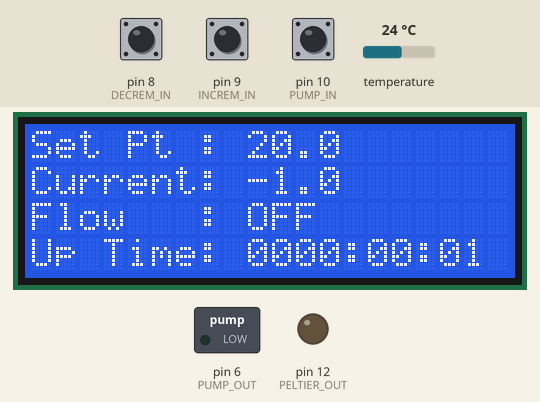
Simulated run of this sketch. Board: Arduino Uno, built with avr-gcc and run on an emulated ATmega328P. Shown: 20×4 character LCD, switched loads named in the sketch (green lamp = pin HIGH), output pins drawn as LEDs (lit = HIGH). Inputs (shaded band) come from the test bench; at power-on: temperature 24 °C, pin 8 (DECREM_IN) HIGH, pin 9 (INCREM_IN) HIGH, pin 10 (PUMP_IN) HIGH.

Above: at 1.2 s.
1.3 s: temperature set to 20.7 °C
At 11.8 s:
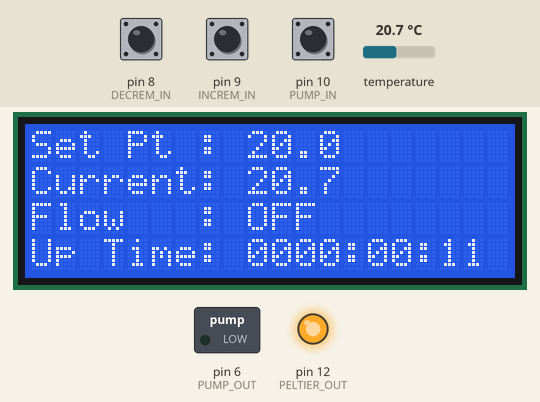
14.5 s: temperature set to 19.5 °C
At 22.8 s:
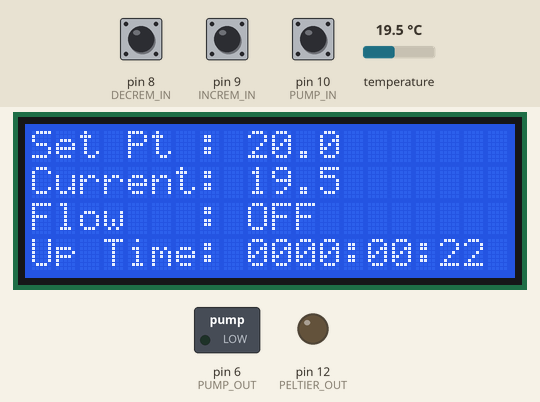
23.1 s: pin 8 (DECREM_IN) pulled LOW for 3.2 s
At 27.6 s:
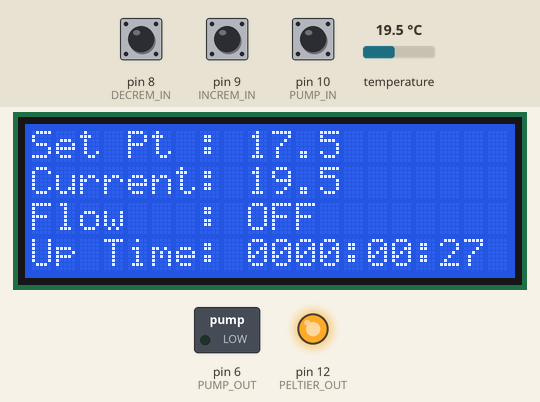
27.8 s: pin 9 (INCREM_IN) pulled LOW for 0.15 s
At 28.8 s:
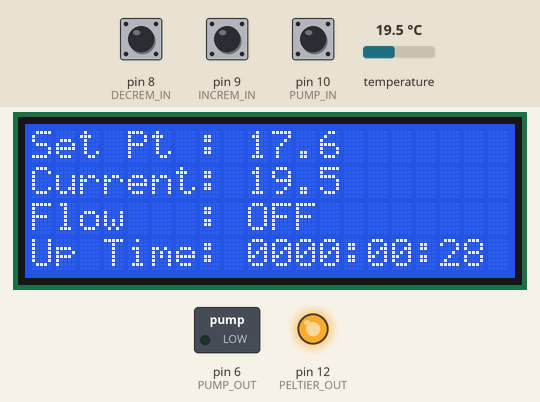
29.4 s: pin 8 (DECREM_IN) pulled LOW for 0.15 s
At 30.8 s:
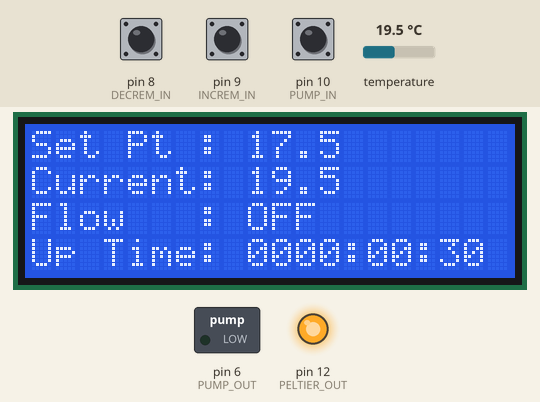
31.0 s: pin 9 (INCREM_IN) pulled LOW for 1 s
At 33.8 s:
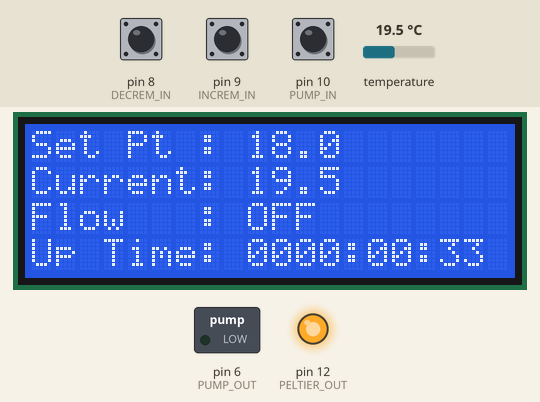
Timing chart, 0 to 34.5 s (numbered marks = the images above; inputs shaded):
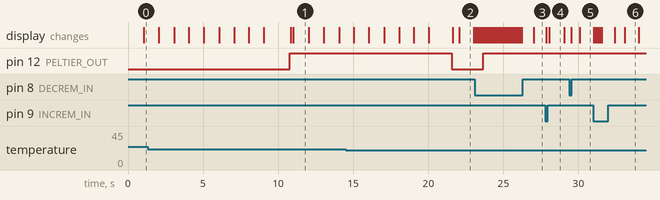

Measured:
- the behaviour switches between 20.1 and 20 °C on temperature (found by bisection; images 1 and 2)
- after the input at 14.5 s, pin 12 (PELTIER_OUT): HIGH → LOW after 7.1 s
- after the input at 23.1 s, pin 12 (PELTIER_OUT): LOW → HIGH after 0.56 s
- after the input at 29.4 s, the display: first changes after 0.12 s (image 5 shows a later state)
- what the display in image 6 shows lasts 0.9 s, from 33.1 s to 34.0 s

The sketch:

Chiller.ino
```cpp
#include <Wire.h>
#include <OneWire.h>
#include <DallasTemperature.h>
#include <LiquidCrystal_I2C.h>

#define ONE_WIRE_BUS 13

#define PUMP_IN 10
#define INCREM_IN 9
#define DECREM_IN 8

#define PELTIER_OUT 12
#define PUMP_OUT 6
#define WIGGLE_ROOM 0.1

#define DELTA_TIME_BEFORE_SET_POINT_CHANGE 100
#define DELTA_CHANGE_SET_POINT_ON_BTN_CLICK 0.1

#define TEMP_UPDATE_INTERVAL 10000

OneWire oneWire(ONE_WIRE_BUS);
DallasTemperature sensors(&oneWire);
LiquidCrystal_I2C lcd(0x27, 20, 4);

float current_temp = -1.0;
float set_point = 20.0;
int isFlowOn = 0;
int isFlowOnHardware = 0;
int isFlowOnSoftware = 0;
unsigned long last_button_click_time = -1;
unsigned long last_temp_request_time = -1;

String ID = "CH826";

float roundToFirstDecimal(float number) {
  return round(number * 10.0) / 10.0;
}

void setup(void) {

  // Pinmodes//////////////////

  pinMode(ONE_WIRE_BUS, INPUT_PULLUP);

  pinMode(PUMP_IN, INPUT_PULLUP);
  pinMode(INCREM_IN, INPUT_PULLUP);
  pinMode(DECREM_IN, INPUT_PULLUP);

  pinMode(PELTIER_OUT, OUTPUT);
  pinMode(PUMP_OUT, OUTPUT);

  ///////////////////////////////

  // initialize LCD

  lcd.begin(20, 4); // Specify the number of columns and rows
  lcd.setBacklight(1);
  lcd.setContrast(1);
  lcd.setCursor(0, 0);
  lcd.print("Chiller Starting");

  ////////////////////////////////

  Serial.begin(9600);
  Serial.setTimeout(50);
  sensors.begin();


  //////////////////////////////////
}

void get_current_temp(){
  if (millis()-last_temp_request_time<TEMP_UPDATE_INTERVAL)
    return;
  sensors.requestTemperatures();
  float temperatureC = sensors.getTempCByIndex(0);
  if (temperatureC != DEVICE_DISCONNECTED_C) {
  current_temp = temperatureC;
  last_temp_request_time = millis();
  }
}

void lcd_print(){
  char buffer[10];

  lcd.setCursor(0, 0);
  lcd.print("Set Pt : ");
  dtostrf(roundToFirstDecimal(set_point), 4, 1, buffer);
  lcd.print(buffer);
  lcd.print("     ");

  lcd.setCursor(0, 1);
  lcd.print("Current: ");
  dtostrf(roundToFirstDecimal(current_temp), 4, 1, buffer);
  lcd.print(buffer);

  lcd.setCursor(0, 2);
  lcd.print("Flow   : ");
  lcd.print(isFlowOn>0 ? "ON":"OFF");
  lcd.print("   ");

  // Calculate and print uptime
  unsigned long currentMillis = millis();
  unsigned long totalSeconds = currentMillis / 1000;
  unsigned long hours = totalSeconds / 3600;
  unsigned long minutes = (totalSeconds % 3600) / 60;
  unsigned long seconds = totalSeconds % 60;

  lcd.setCursor(0, 3);
  sprintf(buffer, "%04lu:%02lu:%02lu", hours, minutes, seconds);
  lcd.print("Up Time: ");
  lcd.print(buffer);
}

void peltier_control(){

  float delta = current_temp - set_point;

  if (delta>0){
    digitalWrite(PELTIER_OUT, HIGH);
  }
  else if (delta<-WIGGLE_ROOM) {
    digitalWrite(PELTIER_OUT, LOW);
  }
}
void turn_flow_on_off(){
  analogWrite(PUMP_OUT, isFlowOn? 255:0);
}

void get_button_click(){

  if (millis() - last_button_click_time<DELTA_TIME_BEFORE_SET_POINT_CHANGE)
    return;

  if (digitalRead(INCREM_IN)==LOW){

    set_point+=DELTA_CHANGE_SET_POINT_ON_BTN_CLICK;

  }
  if (digitalRead(DECREM_IN)==LOW){
    set_point-=DELTA_CHANGE_SET_POINT_ON_BTN_CLICK;
  }

  isFlowOnHardware =  digitalRead(PUMP_IN);

  last_button_click_time = millis();
}


void process_command(){

    String input_command = Serial.readStringUntil("_END");
    // verify if the command is valid
    // it should start with CMD_ and end with _END
    if (!input_command.startsWith("CMD_") || !input_command.endsWith("_END")){
        return;
    }

    // now we can process the command
    input_command = input_command.substring(4);
    input_command = input_command.substring(0,input_command.length()-4);


    if (input_command.startsWith("IDENTIFY")){
        Serial.print("DATA_ID:");
        Serial.print(ID);
        Serial.print("_END\n");
    }
    else if (input_command.startsWith("SETTEMP_")){
        float temperature_to_set = input_command.substring(8).toFloat();
        set_point = roundToFirstDecimal(temperature_to_set);

        Serial.print("DATA_ST:");
        Serial.print(set_point,1);
        Serial.print("_END\n");

    }
    else if (input_command.startsWith("SETFLOW_")){
        isFlowOnSoftware = input_command.substring(8).toInt();
        Serial.print("DATA_FL:");
        Serial.print(isFlowOn,1);
        Serial.print("_END\n");

    }
    else if (input_command.startsWith("GETTEMPCT")){

        Serial.print("DATA_CT:");
        Serial.print(current_temp,1);
        Serial.print("_END\n");
    }
    else if (input_command.startsWith("GETTEMPST")){

        Serial.print("DATA_ST:");
        Serial.print(set_point,1);
        Serial.print("_END\n");
    }

    else if (input_command.startsWith("GETFLOWIF")){
        Serial.print("DATA_FL:");
        Serial.print(isFlowOn,1);
        Serial.print("_END\n");
    }

}


void loop(void) {


  get_current_temp();

  peltier_control();
  lcd_print();
  turn_flow_on_off();
  get_button_click();

  isFlowOn = isFlowOnSoftware;

  if (Serial.available()>0){
    process_command();
  }


}
```
